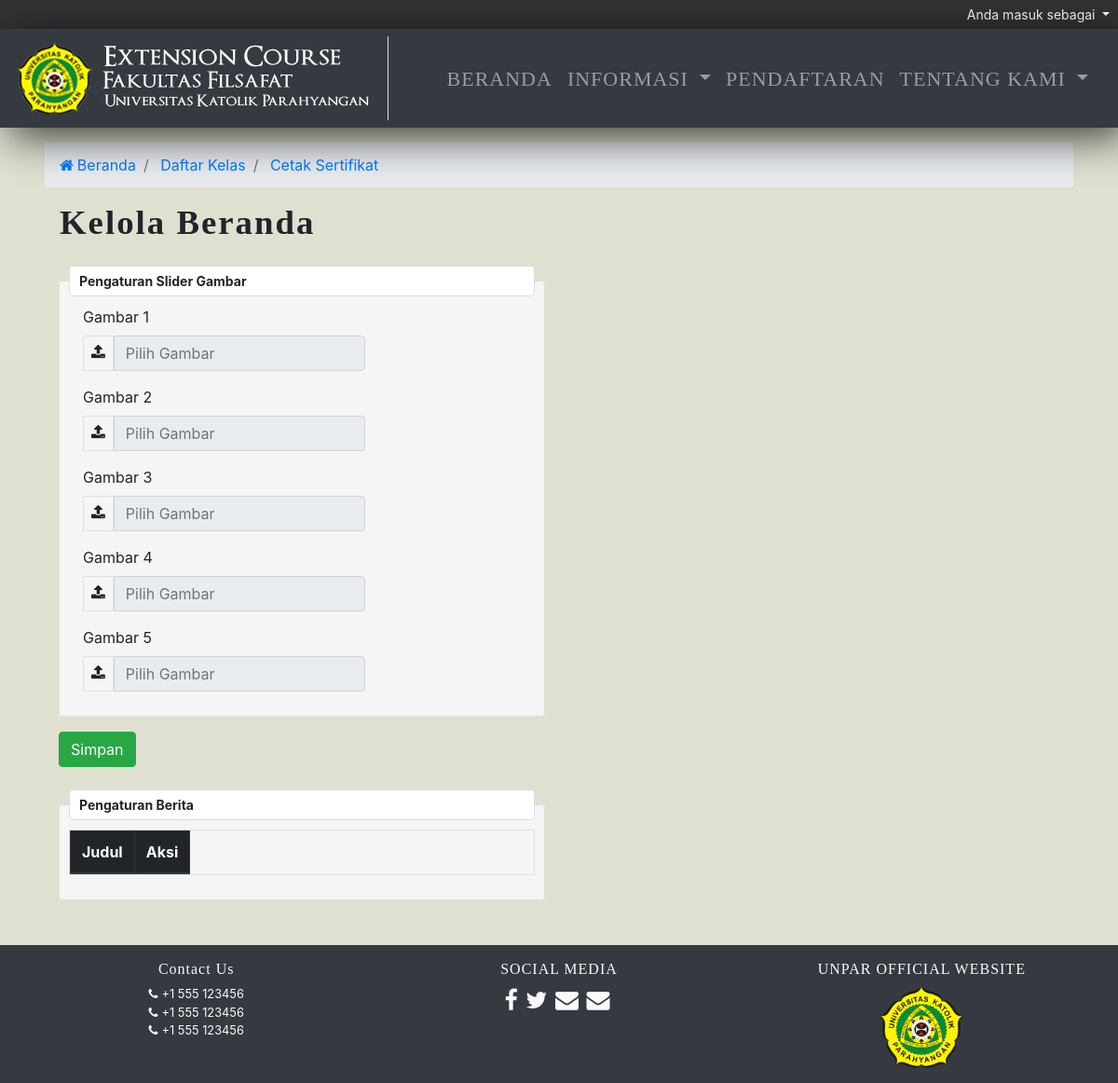
The app's page /index.php/c_beranda/edit, older data.
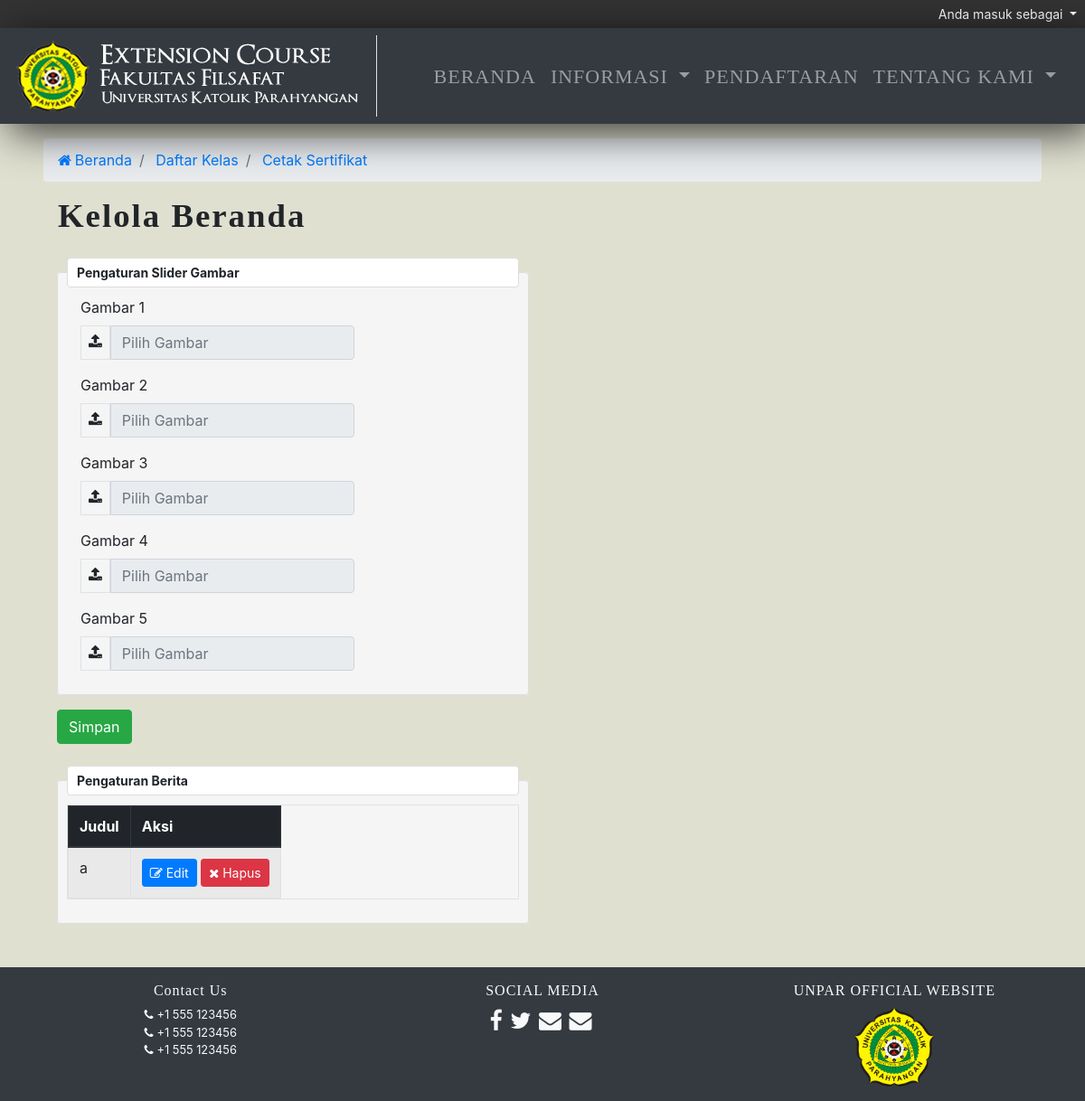
The same page, newer data.
### tables this page shows
CREATE TABLE `berita` (
  `id` int(11) NOT NULL,
  `judul` varchar(250) NOT NULL,
  `isi` varchar(5000) NOT NULL,
  `gambar` varchar(250) NOT NULL
);

### application/controllers/C_beranda.php (called while the page is built, shortened)
<?php
class C_Beranda extends CI_Controller{
  public function edit(){
    if($this->input->method() == 'get'){
      $this->load->model('T_berita');
      $data = $this->T_berita->all();
       $this->load->view('V_header');
       $this->load->view('V_navbar');
       $this->load->view('V_edit_beranda',[
         'data' => $data
       ]);
       $this->load->view('V_footer');
    } else if($this->input->method() == 'post'){
      $this->load->helper('upload_file_helper');
      $post_data = $this->input->post();
      $res="";
      if(!empty($_FILES['gambar-1-file']['name'])){
      $res = upload_file($this,[
        'field_name' => 'gambar-1-file',
        'upload_path' => 'images/banner',
        'file_name' => $post_data['gambar-1'],
        'max_size' => 8192
      ]);
      }
      if(isset($res->error_code)){
        echo '1'. $res->errors;
        die();
      }else if(!isset($res->error_code)){
        $post_data['gambar-1'] = $res;
      }
      $res="";
      if(!empty($_FILES['gambar-2-file']['name'])){
      $res = upload_file($this,[
        'field_name' => 'gambar-2-file',
        'upload_path' => 'images/banner',
        'file_name' => $post_data['gambar-2'],
        'max_size' => 8192
      ]);
      }
      if(isset($res->error_code)){
        echo '2'. $res->errors;
        die();
      }else if(!isset($res->error_code)){
        $post_data['gambar-2'] = $res;
      }
      $res="";
      if(!empty($_FILES['gambar-3-file']['name'])){
      $res = upload_file($this,[
        'field_name' => 'gambar-3-file',
        'upload_path' => 'images/banner',
        'file_name' => $post_data['gambar-3'],
        'max_size' => 8192
      ]);
      }
      if(isset($res->error_code)){
        echo '3'. $res->errors;
        die();
      }else if(!isset($res->error_code)){
        $post_data['gambar-3'] = $res;
      }
      $res="";
      if(!empty($_FILES['gambar-4-file']['name'])){
      $res = upload_file($this,[
        'field_name' => 'gambar-4-file',
        'upload_path' => 'images/banner',
        'file_name' => $post_data['gambar-4'],
        'max_size' => 8192
      ]);
      }
      if(isset($res->error_code)){
        echo '4'. $res->errors;
        die();
      }else if(!isset($res->error_code)){
        $post_data['gambar-4'] = $res;
      }
      $res="";
      if(!empty($_FILES['gambar-5-file']['name'])){
      $res = upload_file($this,[
        'field_name' => 'gambar-5-file',
        'upload_path' => 'images/banner',
        'file_name' => $post_data['gambar-5'],
        'max_size' => 8192
      ]);
      }
      if(isset($res->error_code)){
        echo '5'. $res->errors;
        die();
      }else if(!isset($res->error_code)){
        $post_data['gambar-5'] = $res;
      }
      $this->load->model('T_banner');
      $this->T_banner->edit(1,[
        'banner' => $post_data['gambar-1']
      ]);
      $this->T_banner->edit(2,[
        'banner' => $post_data['gambar-2']
      ]);
      $this->T_banner->edit(3,[
        'banner' => $post_data['gambar-3']
      ]);
      $this->T_banner->edit(4,[
        'banner' => $post_data['gambar-4']
      ]);
      $this->T_banner->edit(5,[
        'banner' => $post_data['gambar-5']
      ]);
      redirect('');
    }
  }
}
?>

### index.php (called while the page is built, shortened)
<?php
require_once BASEPATH.'core/CodeIgniter.php';

### application/models/T_berita.php (called while the page is built, shortened)
<?php
class T_berita extends CI_Model{
    private $table_name = 'berita';
    public function all(){
        $query = $this->db->get($this->table_name);
        return $query->result();
    }
}

### application/views/V_edit_beranda.php (the view, shortened to what this page needs)
<div class="mr-3 ml-3 mr-sm-3 ml-sm-3 mr-md-5 ml-md-5 mt-5 mb-5">
  <?php $this->load->view('V_template_breadcrumb', ['viewName' => 'V_cetak_sertifikat']) ?>
  <div class="text-left ml-3"><h5>Kelola Beranda</h5></div>
  <div class="col-md-8 col-lg-6">
    <form method="post" action="<?php echo base_url().'kelola-beranda'; ?>" enctype="multipart/form-data">
      <fieldset class="mt-4">
        <legend>Pengaturan Slider Gambar</legend>
        <div class="form-group col-md-8">
          <label for="input-gambar-1" class="control-label">Gambar 1</label>
          <div class="input-group">
            <span id="input-gambar-1-icon" class="input-group-addon border"><i class="fa fa-upload p-2"></i></span>
            <input type="text" placeholder="Pilih Gambar" id="input-gambar-1" name="gambar-1" class="form-control cursor" readonly>
          </div>
        </div>
        <div class="form-group col-md-8">
          <label for="input-gambar-2" class="control-label">Gambar 2</label>
          <div class="input-group">
            <span id="input-gambar-2-icon" class="input-group-addon border"><i class="fa fa-upload p-2"></i></span>
            <input type="text" placeholder="Pilih Gambar" id="input-gambar-2" name="gambar-2" class="form-control cursor" readonly>
          </div>
        </div>
        <div class="form-group col-md-8">
          <label for="input-gambar-3" class="control-label">Gambar 3</label>
          <div class="input-group">
            <span id="input-gambar-3-icon" class="input-group-addon border"><i class="fa fa-upload p-2"></i></span>
            <input type="text" placeholder="Pilih Gambar" id="input-gambar-3" name="gambar-3" class="form-control cursor" readonly>
          </div>
        </div>
        <div class="form-group col-md-8">
          <label for="input-gambar-2" class="control-label">Gambar 4</label>
          <div class="input-group">
            <span id="input-gambar-4-icon" class="input-group-addon border"><i class="fa fa-upload p-2"></i></span>
            <input type="text" placeholder="Pilih Gambar" id="input-gambar-4" name="gambar-4" class="form-control cursor" readonly>
          </div>
        </div>
        <div class="form-group col-md-8">
          <label for="input-gambar-5" class="control-label">Gambar 5</label>
          <div class="input-group">
            <span id="input-gambar-5-icon" class="input-group-addon border"><i class="fa fa-upload p-2"></i></span>
            <input type="text" placeholder="Pilih Gambar" id="input-gambar-5" name="gambar-5" class="form-control cursor" readonly>
          </div>
        </div>
      </fieldset>
      <input type="submit" id="simpan" value="Simpan" class="btn btn-success mt-3">
    </form>
    <fieldset class="mt-4">
      <legend>Pengaturan Berita</legend>
      <table class="table table-hover table-striped table-bordered d-none d-sm-block">
        <thead class="thead-dark">
          <tr>
            <th scope="col">Judul</th>
            <th scope="col">Aksi</th>
          </tr>
        </thead>
        <tbody>
          <?php foreach ($data as $row): ?>
          <tr>
            <td><?php echo $row->judul; ?></td>
            <td>
              <a href="<?php echo base_url().'kelola-berita/'.$row->id?>"><button type="button" class="btn btn-primary btn-sm"><i class="fa fa-edit mr-1"></i>Edit</button></a>
              <a href="<?php echo base_url().'hapus-berita/'.$row->id?>"><button type="button" class="btn btn-danger btn-sm"><i class="fa fa-close mr-1"></i>Hapus</button></a>
            </td>
          </tr>
        <?php endforeach ?>
        </tbody>
      </table>
    </fieldset>
  </div>
</div>

### application/views/V_header.php (shortened to what this page needs)
<head>
  <link rel="stylesheet" type="text/css" href="<?php echo base_url() ?>assets/bootstrap/css/bootstrap.css">
  <link rel="stylesheet" href="https://cdnjs.cloudflare.com/ajax/libs/font-awesome/4.7.0/css/font-awesome.min.css">
  <link rel="stylesheet" href="https://maxcdn.bootstrapcdn.com/bootstrap/4.0.0/css/bootstrap.min.css">
  <link rel="stylesheet" href="https://cdnjs.cloudflare.com/ajax/libs/tempusdominus-bootstrap-4/5.0.0-alpha14/css/tempusdominus-bootstrap-4.min.css" />
  <link href="https://cdn.jsdelivr.net/npm/gijgo@1.8.1/combined/css/gijgo.min.css" rel="stylesheet" type="text/css" />
  <link rel="stylesheet" type="text/css" href="<?php echo base_url() ?>assets/jquery/jquery_ui/jquery-ui.min.css">
</head>

### application/views/V_navbar.php (shortened to what this page needs)
<div class="fixed-top">
  <div class="d-flex flex-row-reverse bg-black">
    <div class="dropdown">
      <button class="btn btn-sm dropdown-toggle bg-black text-white" type="button" id="role" data-toggle="dropdown" data-disabled="true" aria-haspopup="true" aria-expanded="false">
        Anda masuk sebagai <b id="role-text"><?php echo $this->session->userdata('current_roles') ?></b>
      </button>
    </div>
  </div>
  <nav class="navbar navbar-expand-lg navbar-dark bg-dark">
    <a class="navbar-brand border-right mw-25" href="<?php echo base_url(); ?>"><img class="img-responsive w-100" src="<?php echo base_url();?>images/logo.png"></a>
    <div class="collapse navbar-collapse" id="navbarNav">
      <ul class="navbar-nav ml-auto">
        <li class="nav-item">
          <a class="<?php if($this->uri->segment(1)==''){echo 'active';}?> nav-link" href="<?php echo base_url(); ?>">BERANDA</a>
        </li>
        <li class="nav-item dropdown">
         <a class="<?php if($this->uri->segment(1)=='informasi' ){echo 'active';}?> nav-link dropdown-toggle" href="#" id="informasiDropdown" role="button" data-toggle="dropdown" aria-haspopup="true" aria-expanded="false">
           INFORMASI
         </a>
       </li>
        <li class="nav-item">
          <a class="<?php if($this->uri->segment(1)=='pendaftaran'){echo 'active';}?> nav-link" href="<?php echo base_url(); ?>pendaftaran">PENDAFTARAN</a>
        </li>
        <li class="nav-item dropdown mr-2">
         <a class="<?php if($this->uri->segment(1)=='lokasi' || $this->uri->segment(1)=='visimisi' ){echo 'active';}?> nav-link dropdown-toggle" href="#" id="tentangKamiDropdown" role="button" data-toggle="dropdown" aria-haspopup="true" aria-expanded="false">
           TENTANG KAMI
         </a>
       </li>
      </ul>
    </div>
  </nav>
</div>

### application/views/V_template_breadcrumb.php (shortened to what this page needs)
<?php
$base_url = base_url();
if (isset($viewName) && isset($breadcrumbRules[$viewName])) {
  $selectedBreadcrumbRule = $breadcrumbRules[$viewName];
}
?>
<div id="topbar">
  <div class="topbar-left">
    <nav aria-label="breadcrumb">
      <ol class="breadcrumb">
        <li class="breadcrumb-item"><a href="<?php echo $base_url ?>"><i class="fa fa-home mr-1"></i>Beranda</a></li>
        <?php if (isset($selectedBreadcrumbRule)): ?>
          <?php foreach ($selectedBreadcrumbRule['crumbs'] as $crumb): ?>
            <li class="breadcrumb-item <?php if (isset($crumb['active']) && $crumb['active'] == true) echo 'active' ?>" >
              <?php if (isset($crumb['link'])): ?>
                <a href="<?php echo $crumb['link'] ?>">
              <?php endif ?>
              <?php echo $crumb['text'] ?>
              <?php if (isset($crumb['link'])): ?>
                </a>
              <?php endif ?>
            </li>
          <?php endforeach ?>
        <?php endif ?>
      </ol>
    </nav>
  </div>
</div>

### application/views/V_footer.php (shortened to what this page needs)
<footer class="footer bg-dark text-light pb-3 navbar-fixed-bottom">
  <div class="row ml-3 mr-3">
    <div class="col-md-4 text-center">
      <h3 class="mt-3">Contact Us</h3>
      <div class="col-md-12 justify-content-center">
        <small><i class="rounded-circle fa fa-phone mr-1 mt-1"></i>+1 555 123456</small>
      </div>
      <div class="col-md-12 justify-content-center">
        <small><i class="rounded-circle fa fa-phone mr-1 mt-1"></i>+1 555 123456</small>
      </div>
      <div class="col-md-12 justify-content-center">
        <small><i class="rounded-circle fa fa-phone mr-1 mt-1"></i>+1 555 123456</small>
      </div>
    </div>
  <div class="col-md-4 text-center">
    <h3 class="mt-3 text-center">SOCIAL MEDIA</h3>
    <i class="big-icon fa fa-facebook mr-1 mt-1"></i>
    <i class="big-icon -circle fa fa-twitter mr-1 mt-1"></i>
    <i class="big-icon fa fa-envelope mr-1 mt-1"></i>
    <i class="big-icon fa fa-envelope mr-1 mt-1"></i>
  </div>
  <div class="col-md-4 text-center">
    <h3 class="mt-3 text-center">UNPAR OFFICIAL WEBSITE</h3>
    <a href="http://unpar.ac.id/"><img class="w-25" src="<?php echo base_url()?>images/unpar.png"></a>
  </div>
</div>
</footer>

Row changes from the older to the newer data that the page shows:
added berita: judul "a"
